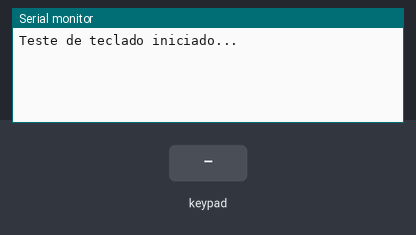
Simulated run of this sketch. Board: Arduino Mega 2560, built with avr-gcc and run on an emulated ATmega2560. On the bench: the last lines printed to the serial monitor. Wiring (inferred from the names in the program): 5×7 keypad (labels assumed): rows pin 30, pin 33, pin 32, pin 34, pin 35; columns pin 22, pin 24, pin 28, pin 27, pin 26, pin 25, pin 23. Inputs (shaded band) come from the test bench.

Above: at 1.2 s.
1.3 s: key '1' pressed
At 2.1 s:
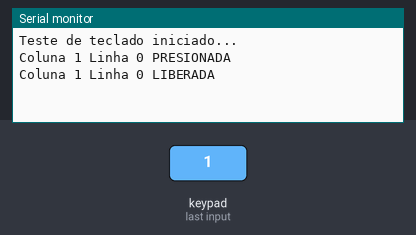
2.9 s: keypad keys 1 2 pressed 0.4 s apart
At 3.03 s:
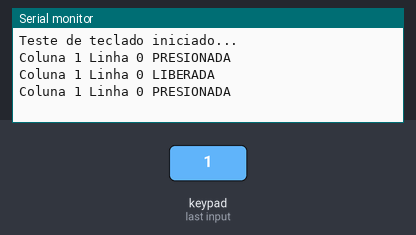
5.2 s: key '3' pressed
At 6.2 s:
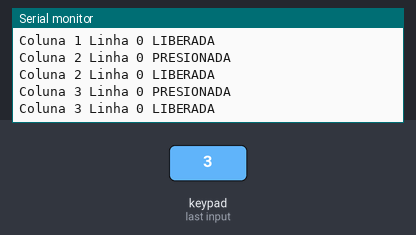
6.7 s: keypad keys 1 2 A pressed 0.4 s apart
At 8.2 s:
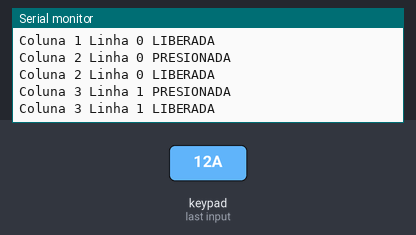
Timing chart, 0 to 9.7 s (numbered marks = the images above; inputs shaded):
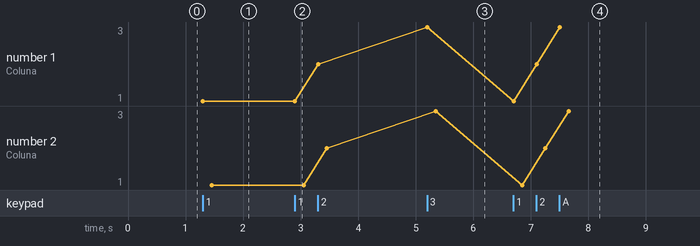

Measured:
- after the input at 1.3 s, the serial monitor: prints a new line at once (image 1)
- after the input at 5.2 s, the serial monitor: prints a new line at once (image 3)
- after the input at 6.7 s, the serial monitor: prints a new line at once (image 4)
- plotted number 1: 1 → 2 after the input at 2.9 s, 2 → 3 after the input at 5.2 s
- plotted number 2: 1 → 2 after the input at 2.9 s, 2 → 3 after the input at 5.2 s

The sketch:

keyTest.ino
```cpp
/*
  Programa apenas para testar a funcionalidade das teclas do Strawberry
  Criado por: Francisco Passos
  Criado em:  16/08/25
*/

const byte ROWS = 5;
const byte COLS = 7;

byte colPins[COLS] = {23, 22, 24, 28, 27, 26, 25};
byte rowPins[ROWS] = {30, 33, 32, 34, 35};

// Armazena o estado anterior das teclas
bool keyState[ROWS][COLS];

void setup() {
  Serial.begin(9600);

  for (byte row = 0; row < ROWS; row++) pinMode(rowPins[row], INPUT_PULLUP);
  for (byte col = 0; col < COLS; col++) {
    pinMode(colPins[col], OUTPUT);
    digitalWrite(colPins[col], HIGH);
  }

  // Inicializa o estado como solto
  for (byte row = 0; row < ROWS; row++)
    for (byte col = 0; col < COLS; col++)
      keyState[row][col] = false;

  Serial.println("Teste de teclado iniciado...");
}

void loop() {
  for (byte col = 0; col < COLS; col++) {
    digitalWrite(colPins[col], LOW);  // ativa coluna
    delay(1); // curto delay para estabilizar

    for (byte row = 0; row < ROWS; row++) {
      bool pressed = (digitalRead(rowPins[row]) == LOW);

      // Se o estado mudou, imprime apenas a mudança
      if (pressed != keyState[row][col]) {
        keyState[row][col] = pressed;
        Serial.print("Coluna ");
        Serial.print(col);
        Serial.print(" Linha ");
        Serial.print(row);
        Serial.print(" ");
        Serial.println(pressed ? "PRESIONADA" : "LIBERADA");
      }
    }

    digitalWrite(colPins[col], HIGH); // desativa coluna
  }
}
```
